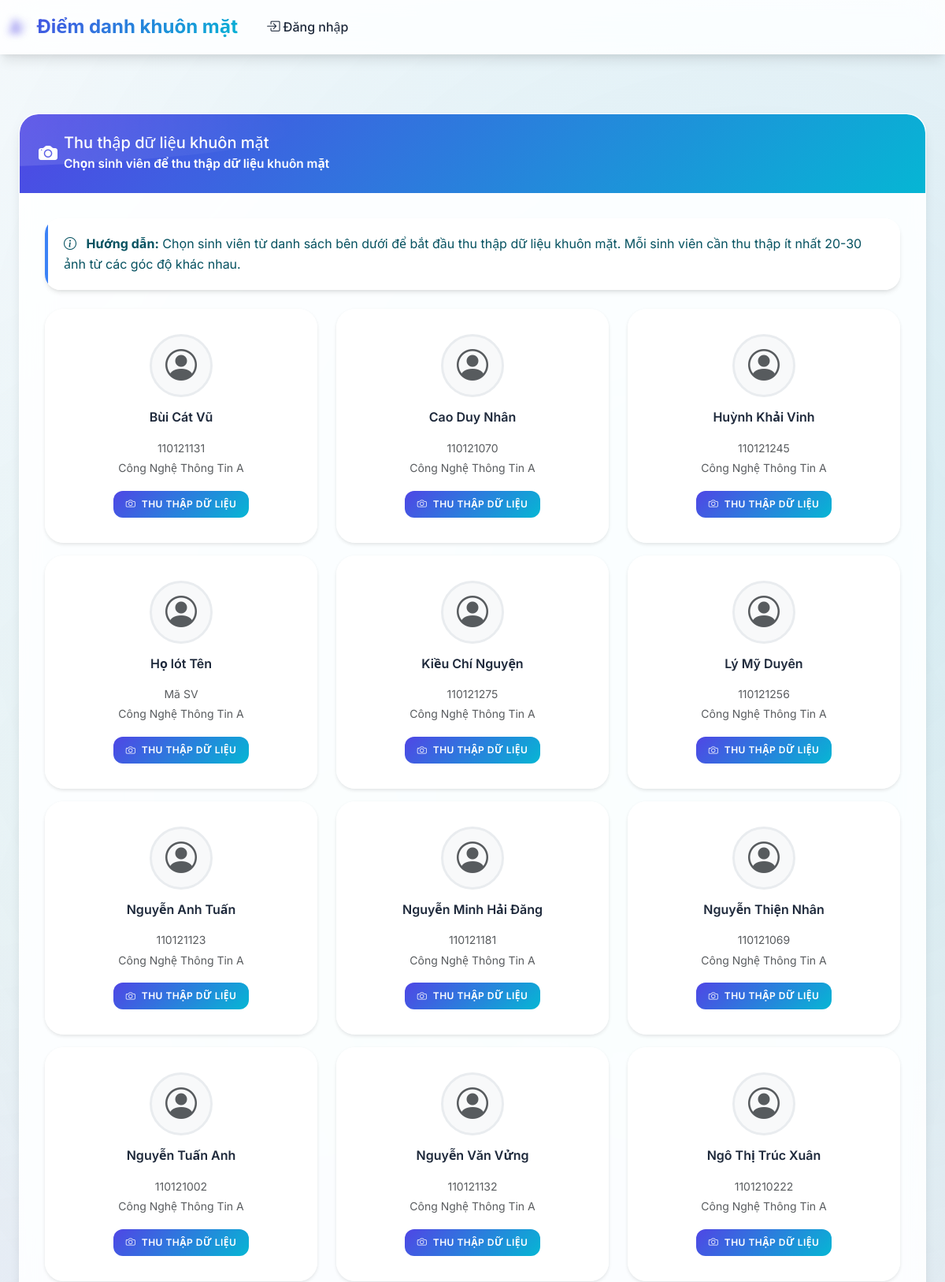
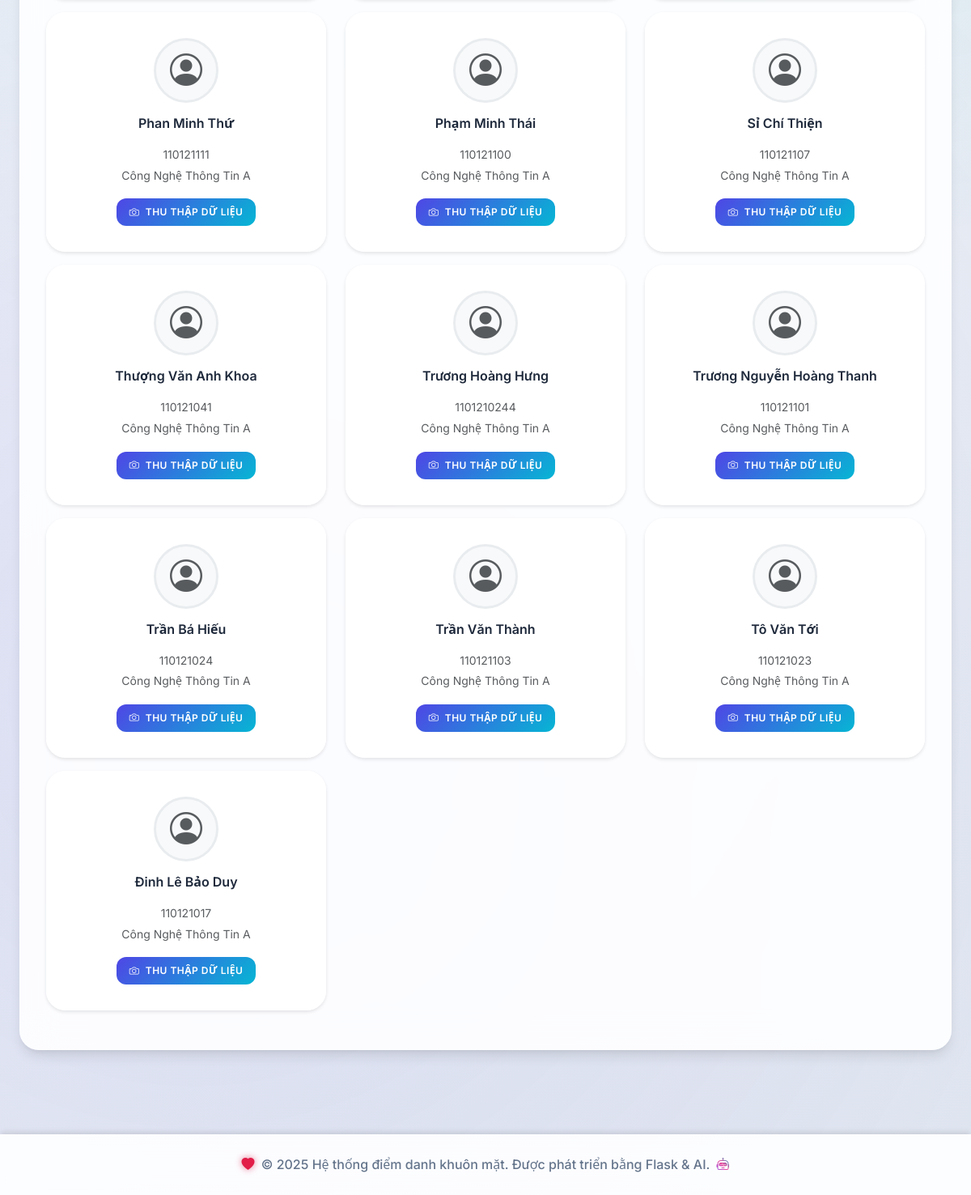
Page /students/collect_face_data on the committed database (2 pictures, top to bottom).
### tables this page shows
CREATE TABLE students (
            id INTEGER PRIMARY KEY AUTOINCREMENT,
            student_id TEXT UNIQUE NOT NULL,
            full_name TEXT NOT NULL,
            class_id INTEGER NOT NULL,
            photo_path TEXT,
            face_encoding TEXT,
            created_at TIMESTAMP DEFAULT CURRENT_TIMESTAMP,
            FOREIGN KEY (class_id) REFERENCES classes (id)
        );

CREATE TABLE classes (
            id INTEGER PRIMARY KEY AUTOINCREMENT,
            class_code TEXT UNIQUE NOT NULL,
            class_name TEXT NOT NULL,
            description TEXT,
            created_at TIMESTAMP DEFAULT CURRENT_TIMESTAMP
        );

### routes/students.py (the view)
@students_bp.route('/collect_face_data')
@students_bp.route('/collect_face_data/<int:student_id>')
def collect_face_data(student_id=None):
    conn = get_db_connection()
    if student_id:
        student = conn.execute('''
            SELECT s.*, c.class_name, c.class_code
            FROM students s
            JOIN classes c ON s.class_id = c.id
            WHERE s.id = ?
        ''', (student_id,)).fetchone()
        if not student:
            flash('Không tìm thấy sinh viên!', 'error')
            return redirect(url_for('students.collect_face_data'))
        conn.close()
        return render_template('students/collect_face_data.html', student=student)
    else:
        students = conn.execute('''
            SELECT s.*, c.class_name, c.class_code
            FROM students s
            JOIN classes c ON s.class_id = c.id
            ORDER BY c.class_name, s.full_name
        ''').fetchall()
        conn.close()
        return render_template('students/select_student_for_collection.html', students=students)

### models/database.py (called while the page is built)
def get_db_connection():
    conn = sqlite3.connect(DATABASE_PATH)
    conn.row_factory = sqlite3.Row
    return conn

### templates/students/select_student_for_collection.html (shortened to what this page needs)
{% extends "base.html" %} {% block title %}Chọn sinh viên thu thập dữ liệu{% endblock %} {% block content %}
<div class="container-fluid py-4">
  <div class="row">
    <div class="col-12">
      <div class="card glass-card">
        <div class="card-header bg-gradient-primary text-white">
          <div class="d-flex align-items-center">
            <i class="bi bi-camera-fill me-2 fs-4"></i>
            <div>
              <h5 class="mb-0">Thu thập dữ liệu khuôn mặt</h5>
              <small>Chọn sinh viên để thu thập dữ liệu khuôn mặt</small>
            </div>
          </div>
        </div>
        <div class="card-body">
          <div class="alert alert-info">
            <i class="bi bi-info-circle me-2"></i>
            <strong>Hướng dẫn:</strong> Chọn sinh viên từ danh sách bên dưới để bắt đầu thu thập dữ liệu khuôn mặt. Mỗi sinh viên cần thu thập ít nhất 20-30 ảnh từ các góc độ khác nhau.
          </div>
          <div class="row">
            {% for student in students %}
            <div class="col-md-6 col-lg-4 mb-3">
              <div class="card student-card h-100">
                <div class="card-body text-center">
                  <div class="avatar-wrapper mb-3">
                    {% if student.photo_path %}
                    <img src="{{ url_for('static', filename='uploads/' + student.photo_path) }}" alt="{{ student.full_name }}" class="avatar-image" />
                    {% else %}
                    <div class="avatar-placeholder">
                      <i class="bi bi-person-circle fs-1 text-muted"></i>
                    </div>
                    {% endif %}
                  </div>
                  <h6 class="card-title">{{ student.full_name }}</h6>
                  <p class="card-text text-muted">
                    <small>{{ student.student_id }}</small><br />
                    <small>{{ student.class_name }}</small>
                  </p>
                  <a href="{{ url_for('students.collect_face_data', student_id=student.id) }}" class="btn btn-primary btn-sm">
                    <i class="bi bi-camera me-1"></i>
                    Thu thập dữ liệu
                  </a>
                </div>
              </div>
            </div>
            {% endfor %}
          </div>
        </div>
      </div>
    </div>
  </div>
</div>
{% endblock %}

### static/css/style.css (style rules this page uses)
:root { --primary-color: #4f46e5; --primary-light: #818cf8; --primary-dark: #3730a3; --secondary-color: #06b6d4; --secondary-light: #67e8f9; --secondary-dark: #0891b2; --success-color: #10b981; --danger-color: #ef4444; --warning-color: #f59e0b; --info-color: #3b82f6; --light-color: #f8fafc; --dark-color: #1e293b; --surface-color: #ffffff; --border-color: #e2e8f0; --text-primary: #1e293b; --text-secondary: #64748b; --gradient-primary: linear-gradient(135deg, #4f46e5 0%, #06b6d4 100%); --gradient-success: linear-gradient(135deg, #10b981 0%, #059669 100%); --gradient-danger: linear-gradient(135deg, #ef4444 0%, #dc2626 100%); --gradient-warning: linear-gradient(135deg, #f59e0b 0%, #d97706 100%); --shadow-sm: 0 1px 3px 0 rgba(0, 0, 0, 0.1), 0 1px 2px 0 rgba(0, 0, 0, 0.06); --shadow-md: 0 4px 6px -1px rgba(0, 0, 0, 0.1), 0 2px 4px -1px rgba(0, 0, 0, 0.06); --shadow-lg: 0 10px 15px -3px rgba(0, 0, 0, 0.1), 0 4px 6px -2px rgba(0, 0, 0, 0.05); --shadow-xl: 0 20px 25px -5px rgba(0, 0, 0, 0.1), 0 10px 10px -5px rgba(0, 0, 0, 0.04); }
* { box-sizing: border-box; }
body { font-family: "Inter", "Segoe UI", -apple-system, BlinkMacSystemFont, "Roboto", "Oxygen", "Ubuntu", "Cantarell", sans-serif; background: linear-gradient(135deg, #f8fafc 0%, #e2e8f0 100%); color: var(--text-primary); line-height: 1.6; overflow-x: hidden; }
body::before { content: ""; position: fixed; top: 0; left: 0; width: 100%; height: 100%; background: radial-gradient(circle at 20% 80%, rgba(79, 70, 229, 0.1) 0%, transparent 50%), radial-gradient(circle at 80% 20%, rgba(6, 182, 212, 0.1) 0%, transparent 50%), radial-gradient(circle at 40% 40%, rgba(16, 185, 129, 0.05) 0%, transparent 50%); pointer-events: none; z-index: -1; }
.container-fluid { max-width: 1400px; margin: 0 auto; }
.card.glass-card .card-body { padding: 2rem !important; }
.card { background: rgba(255, 255, 255, 0.9); backdrop-filter: blur(20px) saturate(180%); border: 1px solid rgba(255, 255, 255, 0.2); border-radius: 24px; box-shadow: var(--shadow-lg); transition: all 0.4s cubic-bezier(0.4, 0, 0.2, 1); overflow: hidden; position: relative; }
.card::before { content: ""; position: absolute; top: 0; left: 0; width: 100%; height: 2px; background: var(--gradient-primary); transform: scaleX(0); transition: transform 0.3s ease; }
.card-header { background: var(--gradient-primary); color: white; border-radius: 24px 24px 0 0 !important; border-bottom: none; padding: 1.5rem; font-weight: 600; font-size: 1.1rem; position: relative; overflow: hidden; }
.card-header::after { content: ""; position: absolute; top: 0; right: 0; width: 100px; height: 100px; background: rgba(255, 255, 255, 0.1); border-radius: 50%; transform: translate(30%, -30%); }
.card-body { padding: 2rem; }
.card-title { font-weight: 600; color: var(--text-primary); margin-bottom: 1rem; }
.card-text { color: var(--text-secondary); line-height: 1.6; }
.btn { border-radius: 16px; font-weight: 600; padding: 0.75rem 1.5rem; border: none; transition: all 0.3s cubic-bezier(0.4, 0, 0.2, 1); position: relative; overflow: hidden; text-transform: uppercase; letter-spacing: 0.5px; font-size: 0.875rem; }
.btn::before { content: ""; position: absolute; top: 0; left: -100%; width: 100%; height: 100%; background: rgba(255, 255, 255, 0.2); transition: left 0.3s ease; }
.btn-primary { background: var(--gradient-primary); color: white; }
.btn-sm { padding: 0.5rem 1rem; font-size: 0.75rem; border-radius: 12px; }
.alert { border-radius: 20px; border: none; padding: 1.25rem 1.5rem; margin-bottom: 1.5rem; background: rgba(255, 255, 255, 0.9); backdrop-filter: blur(20px); box-shadow: var(--shadow-md); position: relative; overflow: hidden; }
.alert::before { content: ""; position: absolute; top: 0; left: 0; width: 4px; height: 100%; }
.alert-info::before { background: var(--info-color); }
.card-header i { vertical-align: middle; }
.bg-gradient-primary { background: var(--gradient-primary) !important; }
.card-header.bg-gradient-primary { position: relative; overflow: hidden; }
.card-header.bg-gradient-primary::after { content: ""; position: absolute; top: 0; left: -100%; width: 100%; height: 100%; background: linear-gradient(90deg, transparent, rgba(255, 255, 255, 0.2), transparent); transition: left 0.5s; }

### rows in the picture
students: full_name "Bùi Cát Vũ", student_id "110121131", class_name "Công Nghệ Thông Tin A"
students: full_name "Cao Duy Nhân", student_id "110121070", class_name "Công Nghệ Thông Tin A"
students: full_name "Huỳnh Khải Vinh", student_id "110121245", class_name "Công Nghệ Thông Tin A"
students: full_name "Họ lót Tên", student_id "Mã SV", class_name "Công Nghệ Thông Tin A"
students: full_name "Kiều Chí Nguyện", student_id "110121275", class_name "Công Nghệ Thông Tin A"
students: full_name "Lý Mỹ Duyên", student_id "110121256", class_name "Công Nghệ Thông Tin A"
students: full_name "Nguyễn Anh Tuấn", student_id "110121123", class_name "Công Nghệ Thông Tin A"
students: full_name "Nguyễn Minh Hải Đăng", student_id "110121181", class_name "Công Nghệ Thông Tin A"
students: full_name "Nguyễn Thiện Nhân", student_id "110121069", class_name "Công Nghệ Thông Tin A"
students: full_name "Nguyễn Tuấn Anh", student_id "110121002", class_name "Công Nghệ Thông Tin A"
students: full_name "Nguyễn Văn Vửng", student_id "110121132", class_name "Công Nghệ Thông Tin A"
students: full_name "Ngô Thị Trúc Xuân", student_id "1101210222", class_name "Công Nghệ Thông Tin A"
students: full_name "Phan Minh Thứ", student_id "110121111", class_name "Công Nghệ Thông Tin A"
students: full_name "Phạm Minh Thái", student_id "110121100", class_name "Công Nghệ Thông Tin A"
students: full_name "Sỉ Chí Thiện", student_id "110121107", class_name "Công Nghệ Thông Tin A"
students: full_name "Thượng Văn Anh Khoa", student_id "110121041", class_name "Công Nghệ Thông Tin A"
students: full_name "Trương Hoàng Hưng", student_id "1101210244", class_name "Công Nghệ Thông Tin A"
students: full_name "Trương Nguyễn Hoàng Thanh", student_id "110121101", class_name "Công Nghệ Thông Tin A"
students: full_name "Trần Bá Hiếu", student_id "110121024", class_name "Công Nghệ Thông Tin A"
students: full_name "Trần Văn Thành", student_id "110121103", class_name "Công Nghệ Thông Tin A"
students: full_name "Tô Văn Tới", student_id "110121023", class_name "Công Nghệ Thông Tin A"
students: full_name "Đinh Lê Bảo Duy", student_id "110121017", class_name "Công Nghệ Thông Tin A"
